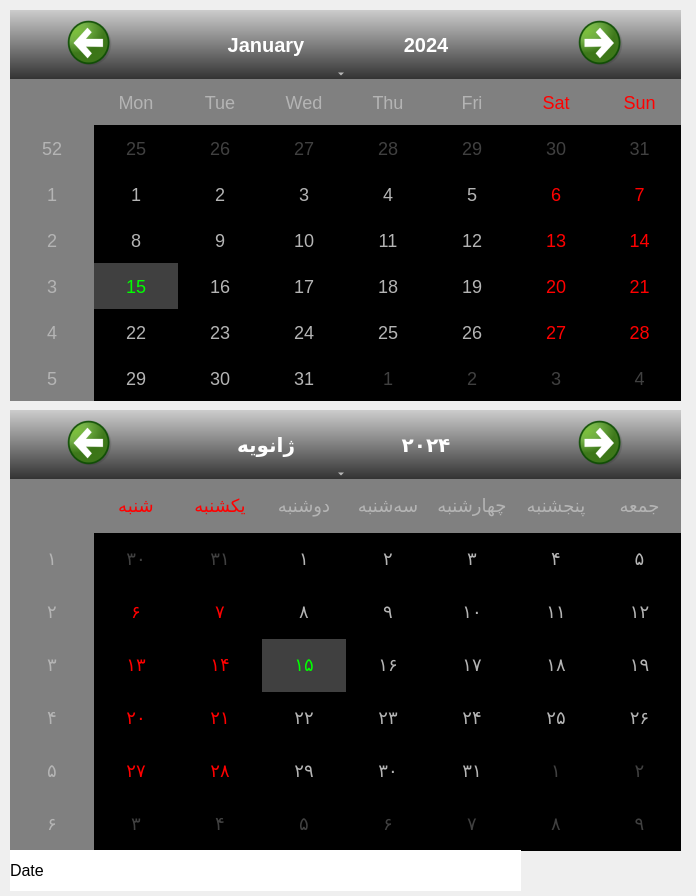
<?xml version="1.0" encoding="UTF-8"?>
<ui version="4.0">
 <class>MainWindow</class>
 <widget class="QMainWindow" name="MainWindow">
  <property name="geometry">
   <rect>
    <x>0</x>
    <y>0</y>
    <width>696</width>
    <height>896</height>
   </rect>
  </property>
  <property name="windowTitle">
   <string>jalali calendar</string>
  </property>
  <property name="layoutDirection">
   <enum>Qt::LeftToRight</enum>
  </property>
  <widget class="QWidget" name="centralwidget">
   <widget class="QCalendarWidget" name="calendarWidget">
    <property name="enabled">
     <bool>true</bool>
    </property>
    <property name="geometry">
     <rect>
      <x>10</x>
      <y>10</y>
      <width>671</width>
      <height>391</height>
     </rect>
    </property>
    <property name="palette">
     <palette>
      <active>
       <colorrole role="WindowText">
        <brush brushstyle="SolidPattern">
         <color alpha="255">
          <red>0</red>
          <green>0</green>
          <blue>0</blue>
         </color>
        </brush>
       </colorrole>
       <colorrole role="Button">
        <brush brushstyle="SolidPattern">
         <color alpha="255">
          <red>45</red>
          <green>240</green>
          <blue>84</blue>
         </color>
        </brush>
       </colorrole>
       <colorrole role="Light">
        <brush brushstyle="SolidPattern">
         <color alpha="255">
          <red>153</red>
          <green>255</green>
          <blue>173</blue>
         </color>
        </brush>
       </colorrole>
       <colorrole role="Midlight">
        <brush brushstyle="SolidPattern">
         <color alpha="255">
          <red>99</red>
          <green>247</green>
          <blue>128</blue>
         </color>
        </brush>
       </colorrole>
       <colorrole role="Dark">
        <brush brushstyle="SolidPattern">
         <color alpha="255">
          <red>22</red>
          <green>120</green>
          <blue>42</blue>
         </color>
        </brush>
       </colorrole>
       <colorrole role="Mid">
        <brush brushstyle="SolidPattern">
         <color alpha="255">
          <red>30</red>
          <green>160</green>
          <blue>56</blue>
         </color>
        </brush>
       </colorrole>
       <colorrole role="Text">
        <brush brushstyle="SolidPattern">
         <color alpha="255">
          <red>0</red>
          <green>0</green>
          <blue>0</blue>
         </color>
        </brush>
       </colorrole>
       <colorrole role="BrightText">
        <brush brushstyle="SolidPattern">
         <color alpha="255">
          <red>255</red>
          <green>255</green>
          <blue>255</blue>
         </color>
        </brush>
       </colorrole>
       <colorrole role="ButtonText">
        <brush brushstyle="SolidPattern">
         <color alpha="255">
          <red>0</red>
          <green>0</green>
          <blue>0</blue>
         </color>
        </brush>
       </colorrole>
       <colorrole role="Base">
        <brush brushstyle="SolidPattern">
         <color alpha="255">
          <red>255</red>
          <green>255</green>
          <blue>255</blue>
         </color>
        </brush>
       </colorrole>
       <colorrole role="Window">
        <brush brushstyle="SolidPattern">
         <color alpha="255">
          <red>45</red>
          <green>240</green>
          <blue>84</blue>
         </color>
        </brush>
       </colorrole>
       <colorrole role="Shadow">
        <brush brushstyle="SolidPattern">
         <color alpha="255">
          <red>0</red>
          <green>0</green>
          <blue>0</blue>
         </color>
        </brush>
       </colorrole>
       <colorrole role="AlternateBase">
        <brush brushstyle="SolidPattern">
         <color alpha="255">
          <red>170</red>
          <green>255</green>
          <blue>0</blue>
         </color>
        </brush>
       </colorrole>
       <colorrole role="ToolTipBase">
        <brush brushstyle="SolidPattern">
         <color alpha="255">
          <red>255</red>
          <green>255</green>
          <blue>220</blue>
         </color>
        </brush>
       </colorrole>
       <colorrole role="ToolTipText">
        <brush brushstyle="SolidPattern">
         <color alpha="255">
          <red>0</red>
          <green>0</green>
          <blue>0</blue>
         </color>
        </brush>
       </colorrole>
       <colorrole role="PlaceholderText">
        <brush brushstyle="SolidPattern">
         <color alpha="128">
          <red>0</red>
          <green>0</green>
          <blue>0</blue>
         </color>
        </brush>
       </colorrole>
      </active>
      <inactive>
       <colorrole role="WindowText">
        <brush brushstyle="SolidPattern">
         <color alpha="255">
          <red>0</red>
          <green>0</green>
          <blue>0</blue>
         </color>
        </brush>
       </colorrole>
       <colorrole role="Button">
        <brush brushstyle="SolidPattern">
         <color alpha="255">
          <red>45</red>
          <green>240</green>
          <blue>84</blue>
         </color>
        </brush>
       </colorrole>
       <colorrole role="Light">
        <brush brushstyle="SolidPattern">
         <color alpha="255">
          <red>153</red>
          <green>255</green>
          <blue>173</blue>
         </color>
        </brush>
       </colorrole>
       <colorrole role="Midlight">
        <brush brushstyle="SolidPattern">
         <color alpha="255">
          <red>99</red>
          <green>247</green>
          <blue>128</blue>
         </color>
        </brush>
       </colorrole>
       <colorrole role="Dark">
        <brush brushstyle="SolidPattern">
         <color alpha="255">
          <red>22</red>
          <green>120</green>
          <blue>42</blue>
         </color>
        </brush>
       </colorrole>
       <colorrole role="Mid">
        <brush brushstyle="SolidPattern">
         <color alpha="255">
          <red>30</red>
          <green>160</green>
          <blue>56</blue>
         </color>
        </brush>
       </colorrole>
       <colorrole role="Text">
        <brush brushstyle="SolidPattern">
         <color alpha="255">
          <red>0</red>
          <green>0</green>
          <blue>0</blue>
         </color>
        </brush>
       </colorrole>
       <colorrole role="BrightText">
        <brush brushstyle="SolidPattern">
         <color alpha="255">
          <red>255</red>
          <green>255</green>
          <blue>255</blue>
         </color>
        </brush>
       </colorrole>
       <colorrole role="ButtonText">
        <brush brushstyle="SolidPattern">
         <color alpha="255">
          <red>0</red>
          <green>0</green>
          <blue>0</blue>
         </color>
        </brush>
       </colorrole>
       <colorrole role="Base">
        <brush brushstyle="SolidPattern">
         <color alpha="255">
          <red>255</red>
          <green>255</green>
          <blue>255</blue>
         </color>
        </brush>
       </colorrole>
       <colorrole role="Window">
        <brush brushstyle="SolidPattern">
         <color alpha="255">
          <red>45</red>
          <green>240</green>
          <blue>84</blue>
         </color>
        </brush>
       </colorrole>
       <colorrole role="Shadow">
        <brush brushstyle="SolidPattern">
         <color alpha="255">
          <red>0</red>
          <green>0</green>
          <blue>0</blue>
         </color>
        </brush>
       </colorrole>
       <colorrole role="AlternateBase">
        <brush brushstyle="SolidPattern">
         <color alpha="255">
          <red>170</red>
          <green>255</green>
          <blue>0</blue>
         </color>
        </brush>
       </colorrole>
       <colorrole role="ToolTipBase">
        <brush brushstyle="SolidPattern">
         <color alpha="255">
          <red>255</red>
          <green>255</green>
          <blue>220</blue>
         </color>
        </brush>
       </colorrole>
       <colorrole role="ToolTipText">
        <brush brushstyle="SolidPattern">
         <color alpha="255">
          <red>0</red>
          <green>0</green>
          <blue>0</blue>
         </color>
        </brush>
       </colorrole>
       <colorrole role="PlaceholderText">
        <brush brushstyle="SolidPattern">
         <color alpha="128">
          <red>0</red>
          <green>0</green>
          <blue>0</blue>
         </color>
        </brush>
       </colorrole>
      </inactive>
      <disabled>
       <colorrole role="WindowText">
        <brush brushstyle="SolidPattern">
         <color alpha="255">
          <red>22</red>
          <green>120</green>
          <blue>42</blue>
         </color>
        </brush>
       </colorrole>
       <colorrole role="Button">
        <brush brushstyle="SolidPattern">
         <color alpha="255">
          <red>45</red>
          <green>240</green>
          <blue>84</blue>
         </color>
        </brush>
       </colorrole>
       <colorrole role="Light">
        <brush brushstyle="SolidPattern">
         <color alpha="255">
          <red>153</red>
          <green>255</green>
          <blue>173</blue>
         </color>
        </brush>
       </colorrole>
       <colorrole role="Midlight">
        <brush brushstyle="SolidPattern">
         <color alpha="255">
          <red>99</red>
          <green>247</green>
          <blue>128</blue>
         </color>
        </brush>
       </colorrole>
       <colorrole role="Dark">
        <brush brushstyle="SolidPattern">
         <color alpha="255">
          <red>22</red>
          <green>120</green>
          <blue>42</blue>
         </color>
        </brush>
       </colorrole>
       <colorrole role="Mid">
        <brush brushstyle="SolidPattern">
         <color alpha="255">
          <red>30</red>
          <green>160</green>
          <blue>56</blue>
         </color>
        </brush>
       </colorrole>
       <colorrole role="Text">
        <brush brushstyle="SolidPattern">
         <color alpha="255">
          <red>22</red>
          <green>120</green>
          <blue>42</blue>
         </color>
        </brush>
       </colorrole>
       <colorrole role="BrightText">
        <brush brushstyle="SolidPattern">
         <color alpha="255">
          <red>255</red>
          <green>255</green>
          <blue>255</blue>
         </color>
        </brush>
       </colorrole>
       <colorrole role="ButtonText">
        <brush brushstyle="SolidPattern">
         <color alpha="255">
          <red>22</red>
          <green>120</green>
          <blue>42</blue>
         </color>
        </brush>
       </colorrole>
       <colorrole role="Base">
        <brush brushstyle="SolidPattern">
         <color alpha="255">
          <red>45</red>
          <green>240</green>
          <blue>84</blue>
         </color>
        </brush>
       </colorrole>
       <colorrole role="Window">
        <brush brushstyle="SolidPattern">
         <color alpha="255">
          <red>45</red>
          <green>240</green>
          <blue>84</blue>
         </color>
        </brush>
       </colorrole>
       <colorrole role="Shadow">
        <brush brushstyle="SolidPattern">
         <color alpha="255">
          <red>0</red>
          <green>0</green>
          <blue>0</blue>
         </color>
        </brush>
       </colorrole>
       <colorrole role="AlternateBase">
        <brush brushstyle="SolidPattern">
         <color alpha="255">
          <red>170</red>
          <green>255</green>
          <blue>0</blue>
         </color>
        </brush>
       </colorrole>
       <colorrole role="ToolTipBase">
        <brush brushstyle="SolidPattern">
         <color alpha="255">
          <red>255</red>
          <green>255</green>
          <blue>220</blue>
         </color>
        </brush>
       </colorrole>
       <colorrole role="ToolTipText">
        <brush brushstyle="SolidPattern">
         <color alpha="255">
          <red>0</red>
          <green>0</green>
          <blue>0</blue>
         </color>
        </brush>
       </colorrole>
       <colorrole role="PlaceholderText">
        <brush brushstyle="SolidPattern">
         <color alpha="128">
          <red>0</red>
          <green>0</green>
          <blue>0</blue>
         </color>
        </brush>
       </colorrole>
      </disabled>
     </palette>
    </property>
    <property name="styleSheet">
     <string notr="true">QCalendarWidget QToolButton {
  	height: 60px;
  	width: 150px;
  	color: white;
  	font-size: 20px;
  	icon-size: 50px, 50px;
  	background-color: qlineargradient(x1:0, y1:0, x2:0, y2:1, stop: 0 #cccccc, stop: 1 #333333);
  }
  QCalendarWidget QMenu {
  	width: 150px;
  	left: 20px;
  	color: white;
  	font-size: 18px;
  	background-color: rgb(100, 100, 100);
  }
  QCalendarWidget QSpinBox { 
  	width: 150px; 
  	font-size:20px; 
  	color: white; 
  	background-color: qlineargradient(x1:0, y1:0, x2:0, y2:1, stop: 0 #cccccc, stop: 1 #333333); 
  	selection-background-color: rgb(136, 136, 136);
  	selection-color: rgb(255, 255, 255);
  }
  QCalendarWidget QSpinBox::up-button { subcontrol-origin: border;  subcontrol-position: top right;  width:30px; }
  QCalendarWidget QSpinBox::down-button {subcontrol-origin: border; subcontrol-position: bottom right;  width:30px;}
  QCalendarWidget QSpinBox::up-arrow { width:45px;  height:45px; }
  QCalendarWidget QSpinBox::down-arrow { width:45px;  height:45px; }
   
  /* header row */
  QCalendarWidget QWidget { alternate-background-color: rgb(128, 128, 128); }
   
  /* normal days */
  QCalendarWidget QAbstractItemView:enabled 
  {
  	font-size:18px;  
  	color: rgb(180, 180, 180);  
  	background-color: black;  
  	selection-background-color: rgb(64, 64, 64); 
  	selection-color: rgb(0, 255, 0); 
  }
   
  /* days in other months */
  /* navigation bar */
QCalendarWidget QWidget#qt_calendar_navigationbar
{ 
  background-color: qlineargradient(x1:0, y1:0, x2:0, y2:1, stop: 0 #cccccc, stop: 1 #333333); 
}

QCalendarWidget QAbstractItemView:disabled 
{ 
color: rgb(64, 64, 64); 
}
</string>
    </property>
   </widget>
   <widget class="QWidget" name="verticalLayoutWidget">
    <property name="geometry">
     <rect>
      <x>90</x>
      <y>240</y>
      <width>2</width>
      <height>2</height>
     </rect>
    </property>
    <layout class="QVBoxLayout" name="verticalLayout"/>
   </widget>
   <widget class="QCalendarWidget" name="shamsi">
    <property name="geometry">
     <rect>
      <x>10</x>
      <y>410</y>
      <width>671</width>
      <height>441</height>
     </rect>
    </property>
    <property name="contextMenuPolicy">
     <enum>Qt::DefaultContextMenu</enum>
    </property>
    <property name="styleSheet">
     <string notr="true">QCalendarWidget QToolButton {
  	height: 60px;
  	width: 150px;
  	color: white;
  	font-size: 20px;
  	icon-size: 50px, 50px;
  	background-color: qlineargradient(x1:0, y1:0, x2:0, y2:1, stop: 0 #cccccc, stop: 1 #333333);
  }
  QCalendarWidget QMenu {
  	width: 150px;
  	left: 20px;
  	color: white;
  	font-size: 18px;
  	background-color: rgb(100, 100, 100);
  }
  QCalendarWidget QSpinBox { 
  	width: 150px; 
  	font-size:20px; 
  	color: white; 
  	background-color: qlineargradient(x1:0, y1:0, x2:0, y2:1, stop: 0 #cccccc, stop: 1 #333333); 
  	selection-background-color: rgb(136, 136, 136);
  	selection-color: rgb(255, 255, 255);
  }
  QCalendarWidget QSpinBox::up-button { subcontrol-origin: border;  subcontrol-position: top right;  width:30px; }
  QCalendarWidget QSpinBox::down-button {subcontrol-origin: border; subcontrol-position: bottom right;  width:30px;}
  QCalendarWidget QSpinBox::up-arrow { width:45px;  height:45px; }
  QCalendarWidget QSpinBox::down-arrow { width:45px;  height:45px; }
   
  /* header row */
  QCalendarWidget QWidget { alternate-background-color: rgb(128, 128, 128); }
   
  /* normal days */
  QCalendarWidget QAbstractItemView:enabled 
  {
  	font-size:18px;  
  	color: rgb(180, 180, 180);  
  	background-color: black;  
  	selection-background-color: rgb(64, 64, 64); 
  	selection-color: rgb(0, 255, 0); 
  }
   
  /* days in other months */
  /* navigation bar */
QCalendarWidget QWidget#qt_calendar_navigationbar
{ 
  background-color: qlineargradient(x1:0, y1:0, x2:0, y2:1, stop: 0 #cccccc, stop: 1 #333333); 
}

QCalendarWidget QAbstractItemView:disabled 
{ 
color: rgb(64, 64, 64); 
}
</string>
    </property>
    <property name="locale">
     <locale language="Persian" country="Iran"/>
    </property>
    <property name="minimumDate">
     <date>
      <year>1752</year>
      <month>10</month>
      <day>14</day>
     </date>
    </property>
    <property name="dateEditAcceptDelay">
     <number>1500</number>
    </property>
   </widget>
   <widget class="QLabel" name="label">
    <property name="geometry">
     <rect>
      <x>10</x>
      <y>850</y>
      <width>511</width>
      <height>41</height>
     </rect>
    </property>
    <property name="font">
     <font>
      <pointsize>12</pointsize>
     </font>
    </property>
    <property name="styleSheet">
     <string notr="true">background-color: rgb(255, 255, 255);</string>
    </property>
    <property name="text">
     <string>Date</string>
    </property>
   </widget>
  </widget>
 </widget>
 <resources/>
 <connections/>
</ui>
